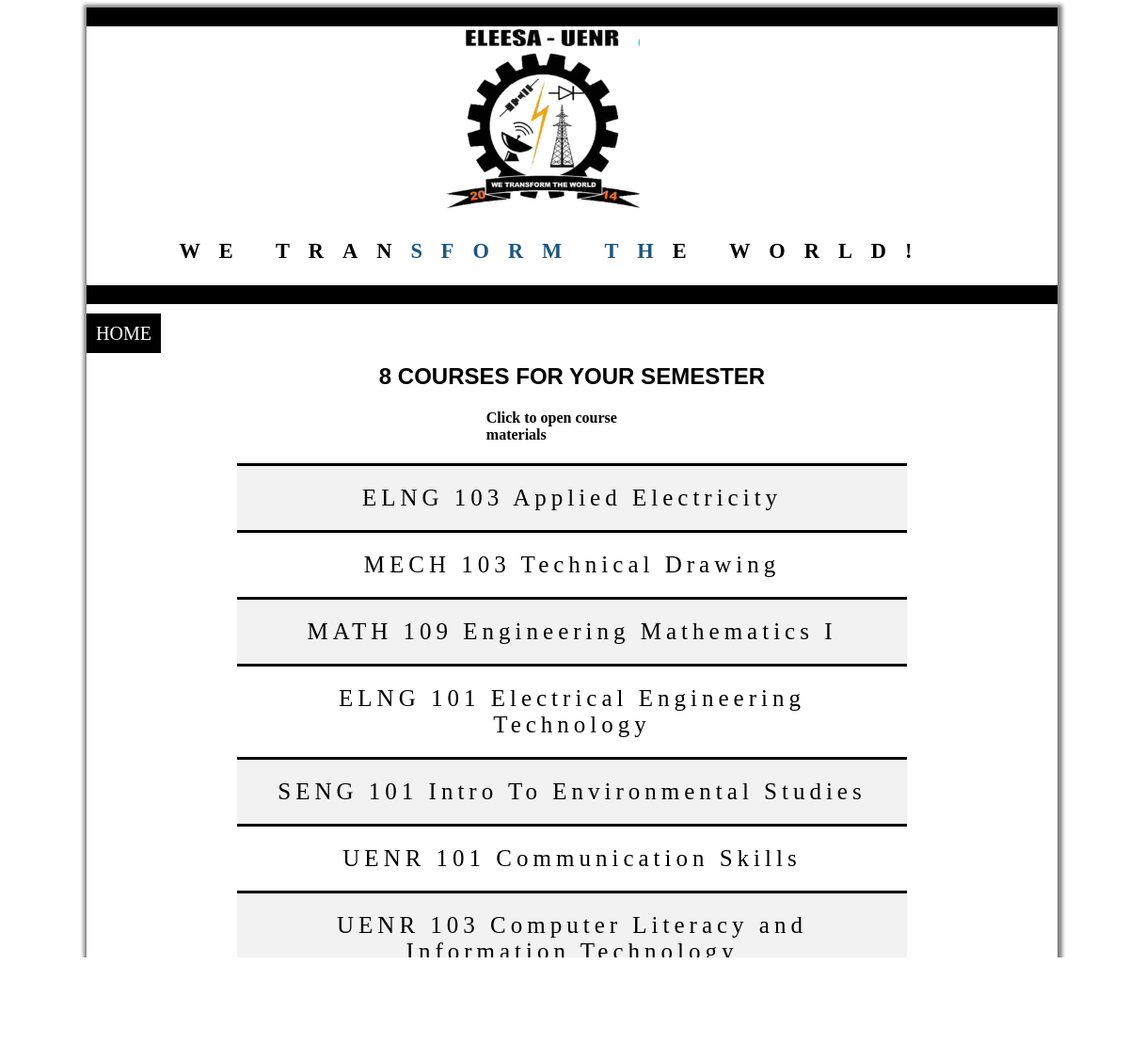
The app's page /courses.php?sem=1 with its own data.
### tables this page shows
CREATE TABLE IF NOT EXISTS `courses` (
  `course_id` int(11) NOT NULL AUTO_INCREMENT,
  `course` varchar(100) NOT NULL,
  `sem_id` int(11) NOT NULL,
  PRIMARY KEY (`course_id`)
);

### Public/courses.php (the view, shortened to what this page needs)
<?php
                if (isset($_GET['sem']) AND is_numeric($_GET['sem'])) {
                    $sem_id = (int)$_GET['sem'];
                    require_once('../db_connect.php');
                    $sql = "SELECT * FROM courses WHERE sem_id=" . $sem_id;
                    $r = $conn->query($sql);
                    $num = $r->num_rows;
                    ?>
                    <!DOCTYPE html>
                    <html>
                    <head>
                        <link rel="stylesheet" type="text/css" href="includes/css/css.css">
                         <link rel="stylesheet" type="text/css" href="includes/css/new_css.css">
                    </head>
                    <body>
                    <div class="main_section">
                        <div class="header">
                            <img src="includes/images/eleesa_logo.jpg"
                                 style="position: relative; width: 20%; height: 200px; margin-left: 37%;">
                            <h3 style="font-family: tempus sans ITC;font-weight: bolder;text-align: center; margin-right: 3.5%;letter-spacing: 20px;font-size: 140%;">
                                WE TRAN<span style="color: #1D567E; font-weight: bolder;">SFORM TH</span>E WORLD!</h3>
                        </div>
                        <div class="main_page">
                            <a id="home_link" href="webpage.html">HOME</a>
                        </div>
                        <div class="table_course_name" style="margin-left: 60px; margin-right: 60px;overflow-x: auto ">
                            <h2 style=' text-align: center; margin-left: 60px;margin-right: 60px; font-family: "Trebuchet MS", verdana, arial, "Times New Roman";'><?php echo $num; ?>  COURSES FOR YOUR
                                SEMESTER</h2><h4 style="margin-left:40%; margin-right: 40%;">Click to open course materials</h4>
                            <table class="tab_courses">
                                <?php
                                while ($row = $r->fetch_assoc()) {
                                    ?>
                                    <tr>
                                    <td><a href="materials.php?cs=<?php echo $row['course_id']; ?>"><?php echo $row['course']; ?></a></td>
                                    </tr><?php
                                }
                                ?>
                            </table>
                        </div>
                    </div> <?php
                }else{
                    header("Location:index.php");
                    exit();
                }
    ?>
</body>
</html>

### Public/includes/css/css.css (style rules this page uses)
* { box-sizing: border-box; }
body { width: 100%; height: 100%; }
.main_section { margin-right: 7%; margin-left: 7%; box-shadow: 0.5px 0.5px 4px 4px gray; }
.header { width: 100%; border-bottom: 20px solid black; border-top: 20px solid black; }

### Public/includes/css/new_css.css (style rules this page uses)
table,tr,td { border-bottom: 3px solid black; padding: 20px; }
table { border-collapse: collapse; }
tr td a { text-decoration: none; color: black; font-size: 25px; font-family: tempus sans ITC; letter-spacing: 5px; }
td { text-align: center; }
tr:nth-child(1) { border-top: 3px solid black; }
tr:nth-child(odd) { background-color: #f2f2f2; }
table { margin-left: 11%; margin-right:11%; }
div.main_page #home_link { text-decoration: none; color: white; background-color: black; width: 20%; padding: 10px; font-size: 20px; }
div.main_page { margin-top: 20px; }

### records on screen
courses: course "ELNG 103 Applied Electricity"
courses: course "MECH 103 Technical Drawing"
courses: course "MATH 109 Engineering Mathematics I"
courses: course "ELNG 101 Electrical Engineering Technology"
courses: course "SENG 101 Intro To Environmental Studies"
courses: course "UENR 101 Communication Skills"
courses: course "UENR 103 Computer Literacy and Information Technology"

### other values on screen
$num "8"
